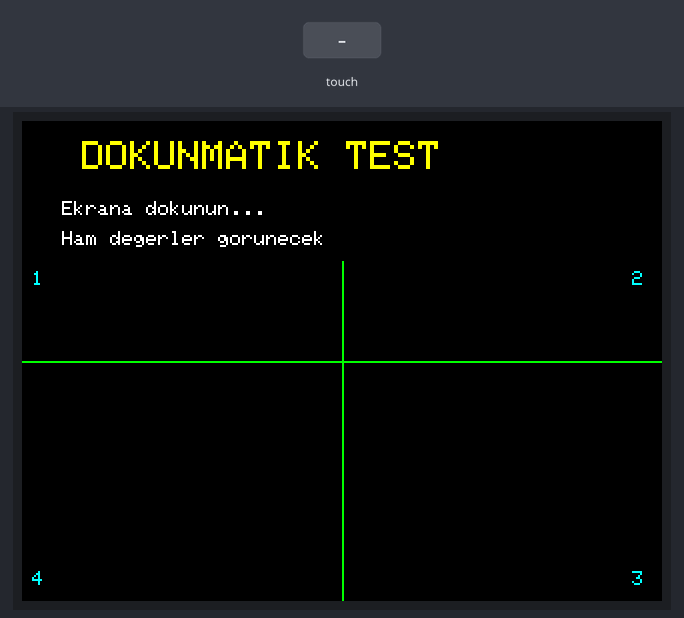
A sketch run on a simulated Arduino Uno, built with avr-gcc and run on an emulated ATmega328P. Shown: 320×240 colour display. The inputs (shaded band) are chosen by the test bench. What the sketch prints to the serial monitor is not drawn.

Above: at 1.5 s.
1.6 s: touch panel pressed at 13 % / 10 % of its raw x / y range
At 2.1 s:
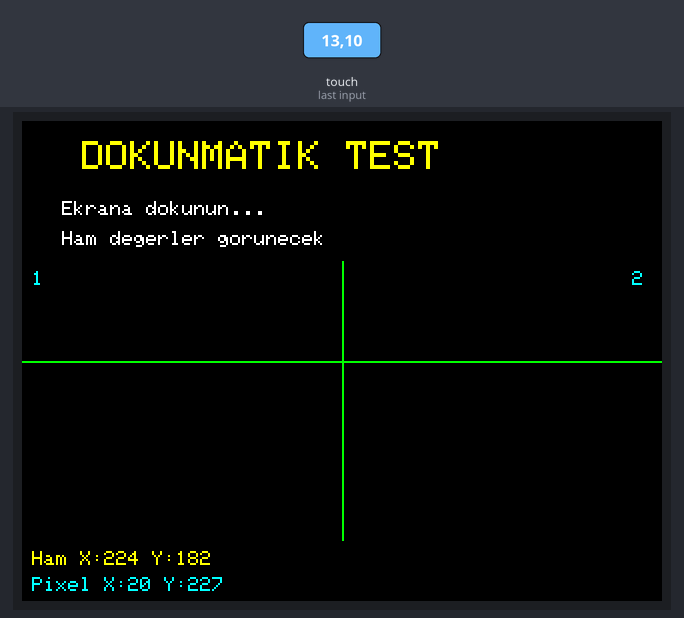
3.2 s: touch panel pressed at 38 % / 10 % of its raw x / y range
At 4.4 s:
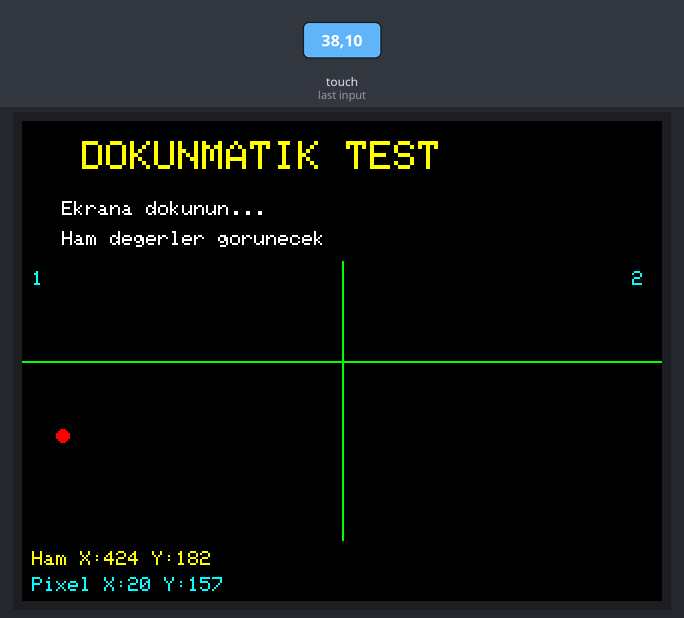
Timing chart, 0 to 6.2 s (numbered marks = the images above; inputs shaded):
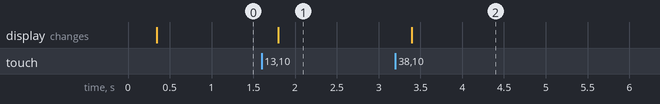

Measured:
- after the input at 1.6 s, the display: changes after 0.20 s (image 1)
- after the input at 3.2 s, the display: changes after 0.20 s (image 2)

The sketch:

2-8incTFTekrantestkodu.ino
```cpp
// BASIT DOKUNMATIK TEST
// Ham degerleri gormek ve eksen yonlerini anlamak icin

#include <Adafruit_GFX.h>
#include <MCUFRIEND_kbv.h>
#include <TouchScreen.h>

MCUFRIEND_kbv tft;

#define YP A3
#define XM A2
#define YM 9
#define XP 8

#define MINPRESSURE 10
#define MAXPRESSURE 1000

TouchScreen ts = TouchScreen(XP, YP, XM, YM, 300);

#define BLACK   0x0000
#define RED     0xF800
#define GREEN   0x07E0
#define CYAN    0x07FF
#define YELLOW  0xFFE0
#define WHITE   0xFFFF

void setup() {
  Serial.begin(9600);
  Serial.println("=================================");
  Serial.println("BASIT DOKUNMATIK TEST");
  Serial.println("=================================");
  Serial.println("Ekranin her yerine dokunun...\n");

  uint16_t ID = tft.readID();
  Serial.print("TFT ID: 0x");
  Serial.println(ID, HEX);

  tft.begin(ID);
  tft.setRotation(1);

  ekranCiz();
}

void ekranCiz() {
  tft.fillScreen(BLACK);

  // Baslik
  tft.setTextSize(2);
  tft.setTextColor(YELLOW);
  tft.setCursor(30, 10);
  tft.println("DOKUNMATIK TEST");

  // Talimat
  tft.setTextSize(1);
  tft.setTextColor(WHITE);
  tft.setCursor(20, 40);
  tft.println("Ekrana dokunun...");
  tft.setCursor(20, 55);
  tft.println("Ham degerler gorunecek");

  // Cizgi ciz (ekrani 4 bolume ayir)
  tft.drawFastVLine(tft.width()/2, 70, tft.height()-70, GREEN);
  tft.drawFastHLine(0, tft.height()/2, tft.width(), GREEN);

  // Kose isaretleri
  tft.setTextSize(1);
  tft.setTextColor(CYAN);
  tft.setCursor(5, 75);
  tft.print("1");
  tft.setCursor(tft.width()-15, 75);
  tft.print("2");
  tft.setCursor(tft.width()-15, tft.height()-15);
  tft.print("3");
  tft.setCursor(5, tft.height()-15);
  tft.print("4");
}

void loop() {
  TSPoint p = ts.getPoint();
  pinMode(XM, OUTPUT);
  pinMode(YP, OUTPUT);

  if (p.z > MINPRESSURE && p.z < MAXPRESSURE) {

    // Ham degerleri al
    int hamX = p.x;
    int hamY = p.y;
    int basinc = p.z;

    // Ekran boyutlari
    int ekranW = tft.width();  // 320
    int ekranH = tft.height(); // 240

    // FARKLI MAPPING DENEMELERI

    // Deneme 1: Normal
    int pixel1_x = map(hamX, 187, 867, 0, ekranW);
    int pixel1_y = map(hamY, 134, 867, 0, ekranH);

    // Deneme 2: X ters
    int pixel2_x = map(hamX, 187, 867, ekranW, 0);
    int pixel2_y = map(hamY, 134, 867, 0, ekranH);

    // Deneme 3: Y ters
    int pixel3_x = map(hamX, 187, 867, 0, ekranW);
    int pixel3_y = map(hamY, 134, 867, ekranH, 0);

    // Deneme 4: X ve Y degismis
    int pixel4_x = map(hamY, 134, 867, 0, ekranW);
    int pixel4_y = map(hamX, 187, 867, 0, ekranH);

    // Deneme 5: X ve Y degismis + Y ters
    int pixel5_x = map(hamY, 134, 867, 0, ekranW);
    int pixel5_y = map(hamX, 187, 867, ekranH, 0);

    // Deneme 6: X ve Y degismis + X ters
    int pixel6_x = map(hamY, 134, 867, ekranW, 0);
    int pixel6_y = map(hamX, 187, 867, 0, ekranH);

    // Serial'e yaz
    Serial.println("------------------------");
    Serial.print("HAM -> X:");
    Serial.print(hamX);
    Serial.print(" Y:");
    Serial.print(hamY);
    Serial.print(" Z:");
    Serial.println(basinc);

    Serial.println("\nFARKLI MAPPING DENEMELERI:");
    Serial.print("1-Normal    : X:");
    Serial.print(pixel1_x);
    Serial.print(" Y:");
    Serial.println(pixel1_y);

    Serial.print("2-X Ters    : X:");
    Serial.print(pixel2_x);
    Serial.print(" Y:");
    Serial.println(pixel2_y);

    Serial.print("3-Y Ters    : X:");
    Serial.print(pixel3_x);
    Serial.print(" Y:");
    Serial.println(pixel3_y);

    Serial.print("4-X<->Y     : X:");
    Serial.print(pixel4_x);
    Serial.print(" Y:");
    Serial.println(pixel4_y);

    Serial.print("5-X<->Y+YTrs: X:");
    Serial.print(pixel5_x);
    Serial.print(" Y:");
    Serial.println(pixel5_y);

    Serial.print("6-X<->Y+XTrs: X:");
    Serial.print(pixel6_x);
    Serial.print(" Y:");
    Serial.println(pixel6_y);

    // Ekranda goster (Deneme 5'i kullanalim - genelde bu dogrudur)
    int pixelX = constrain(pixel5_x, 0, ekranW);
    int pixelY = constrain(pixel5_y, 0, ekranH);

    // Kirmizi nokta ciz
    tft.fillCircle(pixelX, pixelY, 3, RED);

    // Alt kisimda degerler
    tft.fillRect(0, ekranH-30, ekranW, 30, BLACK);
    tft.setTextSize(1);
    tft.setTextColor(YELLOW);
    tft.setCursor(5, ekranH-25);
    tft.print("Ham X:");
    tft.print(hamX);
    tft.print(" Y:");
    tft.print(hamY);

    tft.setCursor(5, ekranH-12);
    tft.setTextColor(CYAN);
    tft.print("Pixel X:");
    tft.print(pixelX);
    tft.print(" Y:");
    tft.print(pixelY);

    delay(100);
  }

  delay(10);
}
```
